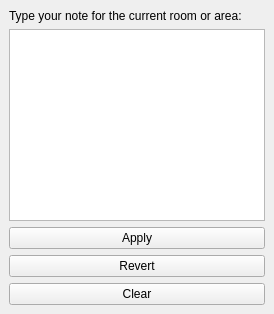
     <widget class="QWidget" name="noteTab">
      <attribute name="title">
       <string>Note</string>
      </attribute>
      <layout class="QVBoxLayout">
       <property name="spacing">
        <number>6</number>
       </property>
       <property name="leftMargin">
        <number>9</number>
       </property>
       <property name="topMargin">
        <number>9</number>
       </property>
       <property name="rightMargin">
        <number>9</number>
       </property>
       <property name="bottomMargin">
        <number>9</number>
       </property>
       <item>
        <widget class="QLabel" name="label_8">
         <property name="text">
          <string>Type your note for the current room or area:</string>
         </property>
        </widget>
       </item>
       <item>
        <widget class="QTextEdit" name="roomNoteTextEdit">
         <property name="documentTitle">
          <string>Note</string>
         </property>
         <property name="readOnly">
          <bool>false</bool>
         </property>
         <property name="acceptRichText">
          <bool>true</bool>
         </property>
        </widget>
       </item>
       <item>
        <widget class="QPushButton" name="roomNoteApplyButton">
         <property name="text">
          <string>Apply</string>
         </property>
        </widget>
       </item>
       <item>
        <widget class="QPushButton" name="roomNoteRevertButton">
         <property name="text">
          <string>Revert</string>
         </property>
        </widget>
       </item>
       <item>
        <widget class="QPushButton" name="roomNoteClearButton">
         <property name="text">
          <string>Clear</string>
         </property>
        </widget>
       </item>
      </layout>
     </widget>
